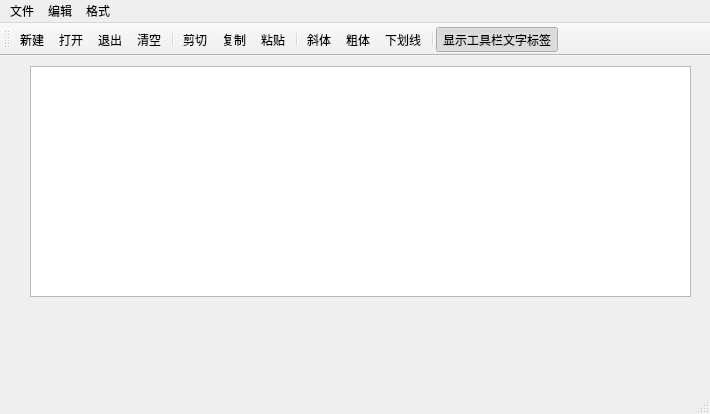
<?xml version="1.0" encoding="UTF-8"?>
<ui version="4.0">
 <class>MainWindow</class>
 <widget class="QMainWindow" name="MainWindow">
  <property name="geometry">
   <rect>
    <x>0</x>
    <y>0</y>
    <width>710</width>
    <height>414</height>
   </rect>
  </property>
  <property name="windowTitle">
   <string>MainWindow</string>
  </property>
  <widget class="QWidget" name="centralWidget">
   <widget class="QTextEdit" name="txtEdit">
    <property name="geometry">
     <rect>
      <x>30</x>
      <y>10</y>
      <width>661</width>
      <height>231</height>
     </rect>
    </property>
   </widget>
  </widget>
  <widget class="QMenuBar" name="menuBar">
   <property name="geometry">
    <rect>
     <x>0</x>
     <y>0</y>
     <width>710</width>
     <height>23</height>
    </rect>
   </property>
   <widget class="QMenu" name="menu">
    <property name="title">
     <string>文件</string>
    </property>
    <addaction name="actNew"/>
    <addaction name="actOpen"/>
    <addaction name="separator"/>
    <addaction name="actExit"/>
   </widget>
   <widget class="QMenu" name="menu_2">
    <property name="title">
     <string>编辑</string>
    </property>
    <addaction name="actPaste"/>
    <addaction name="actCopy"/>
    <addaction name="actCut"/>
    <addaction name="separator"/>
    <addaction name="actClear"/>
   </widget>
   <widget class="QMenu" name="menu_3">
    <property name="title">
     <string>格式</string>
    </property>
    <addaction name="actFontUnder"/>
    <addaction name="actFontItalic"/>
    <addaction name="actFontBold"/>
    <addaction name="separator"/>
    <addaction name="actToolbarLab"/>
   </widget>
   <addaction name="menu"/>
   <addaction name="menu_2"/>
   <addaction name="menu_3"/>
  </widget>
  <widget class="QToolBar" name="mainToolBar">
   <property name="toolButtonStyle">
    <enum>Qt::ToolButtonTextUnderIcon</enum>
   </property>
   <attribute name="toolBarArea">
    <enum>TopToolBarArea</enum>
   </attribute>
   <attribute name="toolBarBreak">
    <bool>true</bool>
   </attribute>
   <addaction name="actNew"/>
   <addaction name="actOpen"/>
   <addaction name="actExit"/>
   <addaction name="actClear"/>
   <addaction name="separator"/>
   <addaction name="actCut"/>
   <addaction name="actCopy"/>
   <addaction name="actPaste"/>
   <addaction name="separator"/>
   <addaction name="actFontItalic"/>
   <addaction name="actFontBold"/>
   <addaction name="actFontUnder"/>
   <addaction name="separator"/>
   <addaction name="actToolbarLab"/>
  </widget>
  <widget class="QStatusBar" name="statusBar"/>
  <action name="actNew">
   <property name="icon">
    <iconset resource="res.qrc">
     <normaloff>:/image/image/new2.bmp</normaloff>:/image/image/new2.bmp</iconset>
   </property>
   <property name="text">
    <string>新建</string>
   </property>
   <property name="toolTip">
    <string>新建文件</string>
   </property>
   <property name="shortcut">
    <string>Ctrl+N</string>
   </property>
  </action>
  <action name="actOpen">
   <property name="icon">
    <iconset resource="res.qrc">
     <normaloff>:/image/image/open3.bmp</normaloff>:/image/image/open3.bmp</iconset>
   </property>
   <property name="text">
    <string>打开</string>
   </property>
   <property name="toolTip">
    <string>打开文件</string>
   </property>
   <property name="shortcut">
    <string>Ctrl+O</string>
   </property>
  </action>
  <action name="actClear">
   <property name="icon">
    <iconset resource="res.qrc">
     <normaloff>:/image/image/103.bmp</normaloff>:/image/image/103.bmp</iconset>
   </property>
   <property name="text">
    <string>清空</string>
   </property>
   <property name="toolTip">
    <string>清空</string>
   </property>
   <property name="shortcut">
    <string>Ctrl+L</string>
   </property>
  </action>
  <action name="actCut">
   <property name="icon">
    <iconset resource="res.qrc">
     <normaloff>:/image/image/cut.bmp</normaloff>:/image/image/cut.bmp</iconset>
   </property>
   <property name="text">
    <string>剪切</string>
   </property>
   <property name="toolTip">
    <string>剪切</string>
   </property>
   <property name="shortcut">
    <string>Ctrl+X</string>
   </property>
  </action>
  <action name="actCopy">
   <property name="icon">
    <iconset resource="res.qrc">
     <normaloff>:/image/image/120.bmp</normaloff>:/image/image/120.bmp</iconset>
   </property>
   <property name="text">
    <string>复制</string>
   </property>
   <property name="toolTip">
    <string>复制</string>
   </property>
   <property name="shortcut">
    <string>Ctrl+C</string>
   </property>
  </action>
  <action name="actPaste">
   <property name="icon">
    <iconset resource="res.qrc">
     <normaloff>:/image/image/paste.bmp</normaloff>:/image/image/paste.bmp</iconset>
   </property>
   <property name="text">
    <string>粘贴</string>
   </property>
   <property name="toolTip">
    <string>粘贴</string>
   </property>
   <property name="shortcut">
    <string>Ctrl+V</string>
   </property>
  </action>
  <action name="actFontItalic">
   <property name="checkable">
    <bool>true</bool>
   </property>
   <property name="icon">
    <iconset resource="res.qrc">
     <normaloff>:/image/image/ITL.BMP</normaloff>:/image/image/ITL.BMP</iconset>
   </property>
   <property name="text">
    <string>斜体</string>
   </property>
   <property name="toolTip">
    <string>斜体</string>
   </property>
  </action>
  <action name="actFontBold">
   <property name="checkable">
    <bool>true</bool>
   </property>
   <property name="icon">
    <iconset resource="res.qrc">
     <normaloff>:/image/image/BLD.BMP</normaloff>:/image/image/BLD.BMP</iconset>
   </property>
   <property name="text">
    <string>粗体</string>
   </property>
   <property name="toolTip">
    <string>粗体</string>
   </property>
  </action>
  <action name="actFontUnder">
   <property name="checkable">
    <bool>true</bool>
   </property>
   <property name="icon">
    <iconset resource="res.qrc">
     <normaloff>:/image/image/WORDUNDR.BMP</normaloff>:/image/image/WORDUNDR.BMP</iconset>
   </property>
   <property name="text">
    <string>下划线</string>
   </property>
   <property name="toolTip">
    <string>下划线</string>
   </property>
   <property name="visible">
    <bool>true</bool>
   </property>
   <property name="shortcutVisibleInContextMenu">
    <bool>false</bool>
   </property>
  </action>
  <action name="actFont">
   <property name="icon">
    <iconset>
     <normaloff>image/20.ico</normaloff>image/20.ico</iconset>
   </property>
   <property name="text">
    <string>字体</string>
   </property>
   <property name="toolTip">
    <string>字体设置</string>
   </property>
  </action>
  <action name="actToolbarLab">
   <property name="checkable">
    <bool>true</bool>
   </property>
   <property name="checked">
    <bool>true</bool>
   </property>
   <property name="text">
    <string>显示工具栏文字标签</string>
   </property>
   <property name="toolTip">
    <string>显示工具栏文字标签</string>
   </property>
  </action>
  <action name="actExit">
   <property name="icon">
    <iconset resource="res.qrc">
     <normaloff>:/image/image/exit.bmp</normaloff>:/image/image/exit.bmp</iconset>
   </property>
   <property name="text">
    <string>退出</string>
   </property>
   <property name="toolTip">
    <string>退出</string>
   </property>
  </action>
 </widget>
 <layoutdefault spacing="6" margin="11"/>
 <resources>
  <include location="res.qrc"/>
 </resources>
 <connections>
  <connection>
   <sender>actPaste</sender>
   <signal>triggered()</signal>
   <receiver>txtEdit</receiver>
   <slot>paste()</slot>
   <hints>
    <hint type="sourcelabel">
     <x>-1</x>
     <y>-1</y>
    </hint>
    <hint type="destinationlabel">
     <x>360</x>
     <y>204</y>
    </hint>
   </hints>
  </connection>
  <connection>
   <sender>actCut</sender>
   <signal>triggered()</signal>
   <receiver>txtEdit</receiver>
   <slot>cut()</slot>
   <hints>
    <hint type="sourcelabel">
     <x>-1</x>
     <y>-1</y>
    </hint>
    <hint type="destinationlabel">
     <x>360</x>
     <y>204</y>
    </hint>
   </hints>
  </connection>
  <connection>
   <sender>actCopy</sender>
   <signal>triggered()</signal>
   <receiver>txtEdit</receiver>
   <slot>copy()</slot>
   <hints>
    <hint type="sourcelabel">
     <x>-1</x>
     <y>-1</y>
    </hint>
    <hint type="destinationlabel">
     <x>360</x>
     <y>204</y>
    </hint>
   </hints>
  </connection>
  <connection>
   <sender>actClear</sender>
   <signal>triggered()</signal>
   <receiver>txtEdit</receiver>
   <slot>clear()</slot>
   <hints>
    <hint type="sourcelabel">
     <x>-1</x>
     <y>-1</y>
    </hint>
    <hint type="destinationlabel">
     <x>360</x>
     <y>204</y>
    </hint>
   </hints>
  </connection>
  <connection>
   <sender>actExit</sender>
   <signal>triggered()</signal>
   <receiver>MainWindow</receiver>
   <slot>close()</slot>
   <hints>
    <hint type="sourcelabel">
     <x>-1</x>
     <y>-1</y>
    </hint>
    <hint type="destinationlabel">
     <x>354</x>
     <y>206</y>
    </hint>
   </hints>
  </connection>
 </connections>
</ui>
